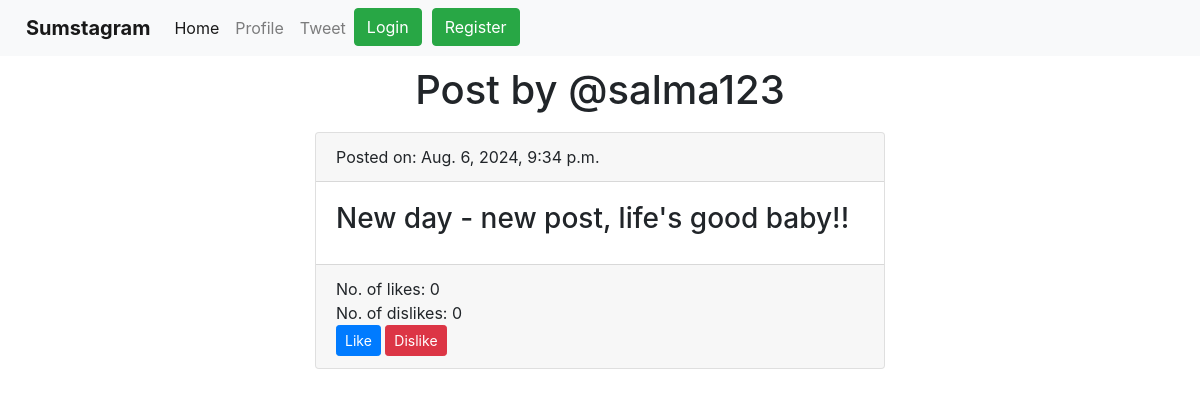
Before: /display/6 with the older database file.
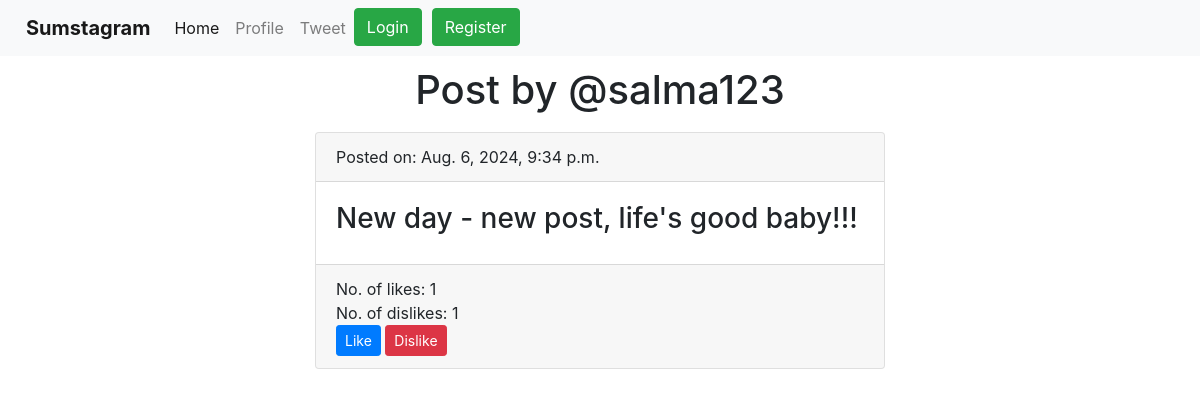
After: the same page with the newer database file.
### app1/models.py (models this page shows, shortened)
class Tweet(models.Model):
    usern = models.CharField(max_length=20)
    date = models.DateTimeField(auto_now_add=True)
    tweet = models.CharField(max_length=300)
    likes = models.ManyToManyField(User, related_name="post_likes")
    dislikes = models.ManyToManyField(User, related_name="post_dislikes")

### app1/views.py (the view, shortened to what this page needs)
# urls.py: path("display/<str:post_id>", views.render_display, name="display"),
def render_display(request, post_id):
    t = Tweet.objects.get(id=post_id)
    print("Likes:", t.likes.all())
    print("Dislikes:", t.dislikes.all())
    return render(request, "post.html", {"tweet": t})

### templates/post.html (shortened to what this page needs)
<!doctype html>
<html lang="en">
<head>
  <link href="https://cdn.jsdelivr.net/npm/bootstrap@5.3.3/dist/css/bootstrap.min.css" rel="stylesheet"
>
</head>
<body>
  {% include 'navbar.html' %}
  <h1 align="center" style="padding-top: 10px;">Post by @{{ tweet.usern }}</h1>
  <div class="container col-lg-6" style="padding-top: 10px;">
    <div class="card">
      <div class="card-header">
        Posted on: {{ tweet.date }}
      </div>
      <div class="card-body">
        <h3>{{ tweet.tweet }}</h3>
      </div>
      <div class="card-footer">
        No. of likes: {{ tweet.likes.count }}<br>
        No. of dislikes: {{ tweet.dislikes.count }}<br>
        <a href="{% url 'like_post' tweet.id %}">
          <button type="submit" class="btn btn-primary btn-sm">Like</button></a>
        <a href="{% url 'dislike_post' tweet.id %}">
          <button type="submit" class="btn btn-danger btn-sm">Dislike</button></a>
      </div>
    </div>
  </div>
</body>
</html>

Changed rows visible on the page:
changed Tweet "salma123": tweet "New day - new post, life's good baby!!" → "New day - new post, life's good baby!!!"; likes.count "0" → "1"; dislikes.count "0" → "1"
